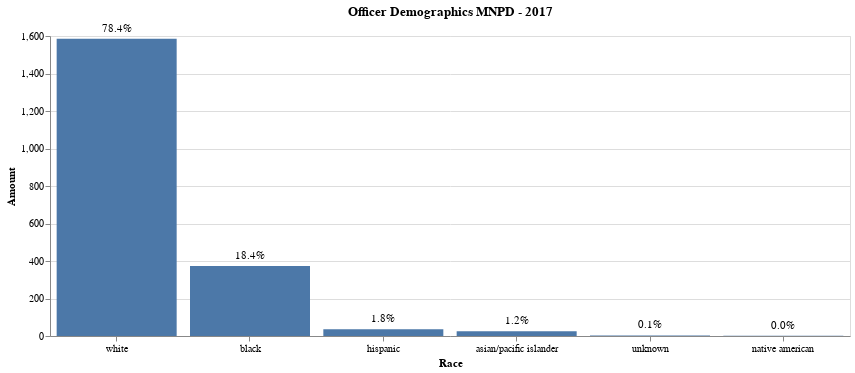

This figure's notebook cell:
### Code cell
seventeen = alt.Chart(chart17, title= 'Officer Demographics MNPD - 2017').mark_bar().encode(
    alt.X('Race', axis=alt.Axis(labelAngle=0),sort=alt.EncodingSortField(field="Letters", op="count", order='ascending')),
    alt.Y('Amount')).properties(
    width=800,
    height=300
)

text = seventeen.mark_text(dy=-10).encode(text='Percentage')

seventeen + text

### Figure 1 — Vega-Lite specification as saved in the notebook (floating-point values rounded to 4 significant figures)
{"config": {"view": {"continuousWidth": 400, "continuousHeight": 300}}, "layer": [{"mark": "bar", "encoding": {"x": {"type": "nominal", "axis": {"labelAngle": 0}, "field": "Race", "sort": {"field": "Letters", "op": "count", "order": "ascending"}}, "y": {"type": "quantitative", "field": "Amount"}}, "height": 300, "title": "Officer Demographics MNPD - 2017", "width": 800}, {"mark": {"type": "text", "dy": -10}, "encoding": {"text": {"type": "nominal", "field": "Percentage"}, "x": {"type": "nominal", "axis": {"labelAngle": 0}, "field": "Race", "sort": {"field": "Letters", "op": "count", "order": "ascending"}}, "y": {"type": "quantitative", "field": "Amount"}}, "height": 300, "title": "Officer Demographics MNPD - 2017", "width": 800}], "data": {"name": "data-505a366088a9ea1b6d2d60468944ae87"}, "$schema": "https://vega.github.io/schema/vega-lite/v4.8.1.json", "datasets": {"data-505a366088a9ea1b6d2d60468944ae87": [{"Race": "white", "Amount": 1586, "Percentage": "78.4%"}, {"Race": "black", "Amount": 373, "Percentage": "18.4%"}, {"Race": "hispanic", "Amount": 36, "Percentage": "1.8%"}, {"Race": "asian/pacific islander", "Amount": 25, "Percentage": "1.2%"}, {"Race": "unknown", "Amount": 3, "Percentage": "0.1%"}, {"Race": "native american", "Amount": 1, "Percentage": "0.0%"}]}}
